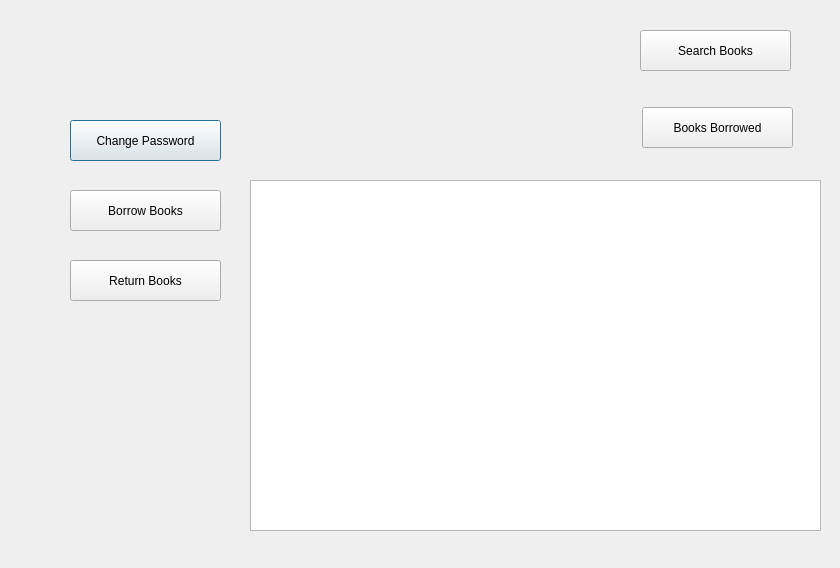
<?xml version="1.0" encoding="UTF-8"?>
<ui version="4.0">
 <class>Login_Student</class>
 <widget class="QDialog" name="Login_Student">
  <property name="geometry">
   <rect>
    <x>0</x>
    <y>0</y>
    <width>840</width>
    <height>568</height>
   </rect>
  </property>
  <property name="windowTitle">
   <string>Dialog</string>
  </property>
  <widget class="QPushButton" name="Change_Password">
   <property name="geometry">
    <rect>
     <x>70</x>
     <y>120</y>
     <width>151</width>
     <height>41</height>
    </rect>
   </property>
   <property name="text">
    <string>Change Password</string>
   </property>
  </widget>
  <widget class="QPushButton" name="Borrow_Books">
   <property name="geometry">
    <rect>
     <x>70</x>
     <y>190</y>
     <width>151</width>
     <height>41</height>
    </rect>
   </property>
   <property name="text">
    <string>Borrow Books</string>
   </property>
  </widget>
  <widget class="QPushButton" name="Return_Books">
   <property name="geometry">
    <rect>
     <x>70</x>
     <y>260</y>
     <width>151</width>
     <height>41</height>
    </rect>
   </property>
   <property name="text">
    <string>Return Books</string>
   </property>
  </widget>
  <widget class="QPushButton" name="Search_Books">
   <property name="geometry">
    <rect>
     <x>640</x>
     <y>30</y>
     <width>151</width>
     <height>41</height>
    </rect>
   </property>
   <property name="text">
    <string>Search Books</string>
   </property>
  </widget>
  <widget class="QTableView" name="tableView">
   <property name="geometry">
    <rect>
     <x>250</x>
     <y>180</y>
     <width>571</width>
     <height>351</height>
    </rect>
   </property>
  </widget>
  <widget class="QPushButton" name="pushButton">
   <property name="geometry">
    <rect>
     <x>642</x>
     <y>107</y>
     <width>151</width>
     <height>41</height>
    </rect>
   </property>
   <property name="text">
    <string>Books Borrowed</string>
   </property>
  </widget>
 </widget>
 <resources/>
 <connections/>
</ui>
